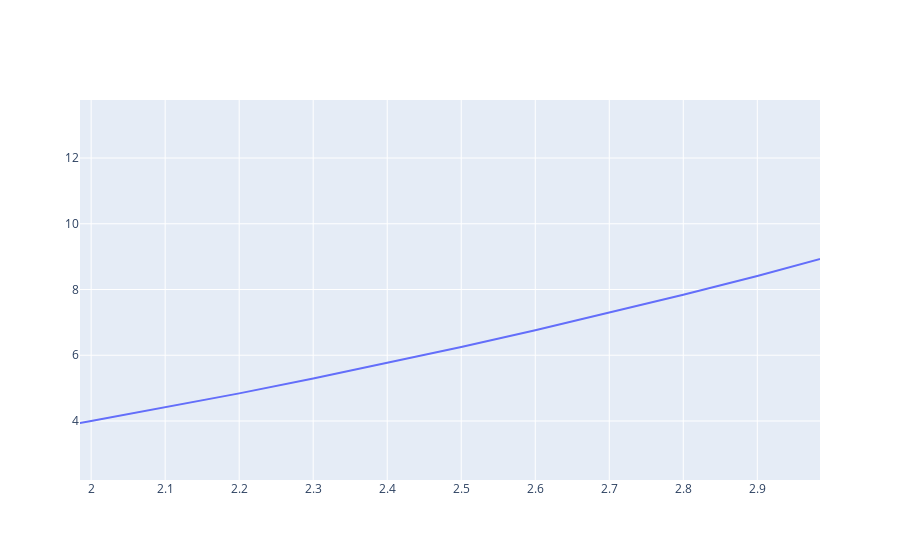

Notebook code cell kept with this figure:
### Code cell
fig = go.Figure()
fig.add_trace(go.Scatter(x=x, y=f(x)))
fig.show()

### Figure 1 — Plotly figure (JSON) as saved in the notebook; plotly's stock layout.template omitted (floating-point values rounded to 4 significant figures)
{"data": [{"type": "scatter", "x": [0, 0.1, 0.2, 0.3, 0.4, 0.5, 0.6, 0.7, 0.8, 0.9, 1, 1.1, 1.2, 1.3, 1.4, 1.5, 1.6, 1.7, 1.8, 1.9, 2, 2.1, 2.2, 2.3, 2.4, 2.5, 2.6, 2.7, 2.8, 2.9, 3, 3.1, 3.2, 3.3, 3.4, 3.5, 3.6, 3.7, 3.8, 3.9, 4, 4.1, 4.2, 4.3, 4.4, 4.5, 4.6, 4.7, 4.8, 4.9], "y": [0, 0.01, 0.04, 0.09, 0.16, 0.25, 0.36, 0.49, 0.64, 0.81, 1, 1.21, 1.44, 1.69, 1.96, 2.25, 2.56, 2.89, 3.24, 3.61, 4, 4.41, 4.84, 5.29, 5.76, 6.25, 6.76, 7.29, 7.84, 8.41, 9, 9.61, 10.24, 10.89, 11.56, 12.25, 12.96, 13.69, 14.44, 15.21, 16, 16.81, 17.64, 18.49, 19.36, 20.25, 21.16, 22.09, 23.04, 24.01]}], "layout": {"autosize": true, "xaxis": {"autorange": false, "range": [1.985, 2.985], "type": "linear"}, "yaxis": {"autorange": false, "range": [2.205, 13.76], "type": "linear"}}}
